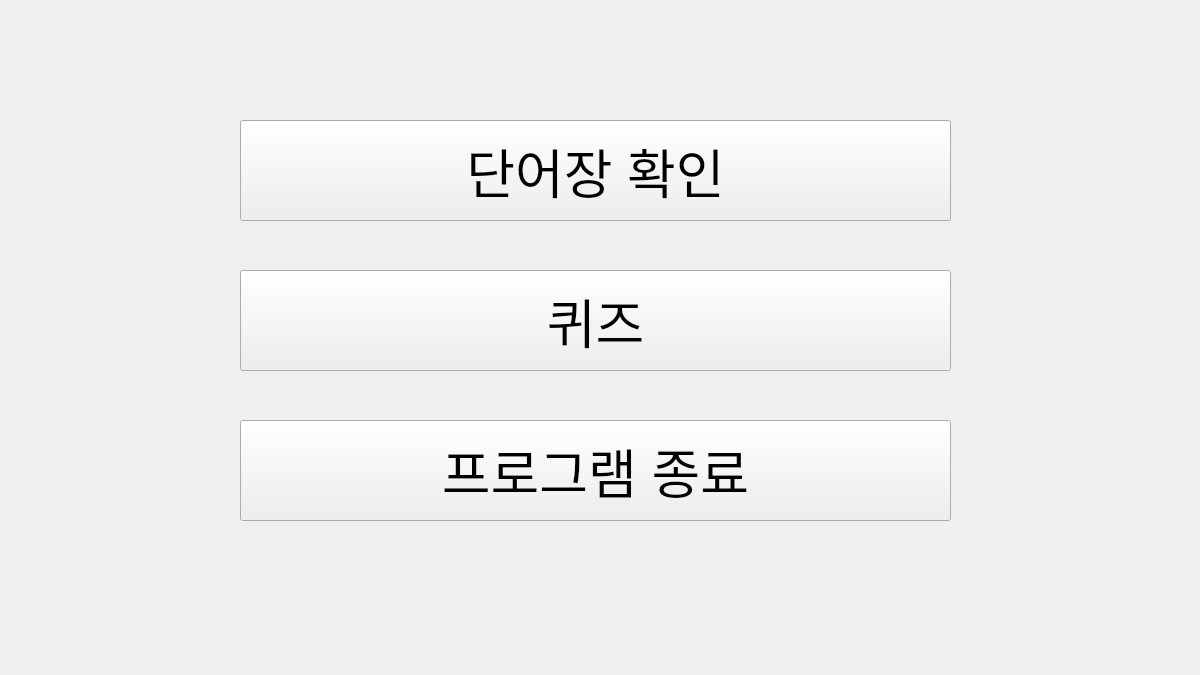
<?xml version="1.0" encoding="UTF-8"?>
<ui version="4.0">
 <class>Form</class>
 <widget class="QWidget" name="Form">
  <property name="geometry">
   <rect>
    <x>0</x>
    <y>0</y>
    <width>1200</width>
    <height>675</height>
   </rect>
  </property>
  <property name="windowTitle">
   <string>Form</string>
  </property>
  <widget class="QPushButton" name="bookButton">
   <property name="geometry">
    <rect>
     <x>240</x>
     <y>120</y>
     <width>711</width>
     <height>101</height>
    </rect>
   </property>
   <property name="font">
    <font>
     <pointsize>40</pointsize>
    </font>
   </property>
   <property name="text">
    <string>단어장 확인</string>
   </property>
  </widget>
  <widget class="QPushButton" name="quizButton">
   <property name="geometry">
    <rect>
     <x>240</x>
     <y>270</y>
     <width>711</width>
     <height>101</height>
    </rect>
   </property>
   <property name="font">
    <font>
     <pointsize>40</pointsize>
    </font>
   </property>
   <property name="text">
    <string>퀴즈</string>
   </property>
  </widget>
  <widget class="QPushButton" name="exitButton">
   <property name="geometry">
    <rect>
     <x>240</x>
     <y>420</y>
     <width>711</width>
     <height>101</height>
    </rect>
   </property>
   <property name="font">
    <font>
     <pointsize>40</pointsize>
    </font>
   </property>
   <property name="text">
    <string>프로그램 종료</string>
   </property>
  </widget>
 </widget>
 <resources/>
 <connections/>
</ui>
